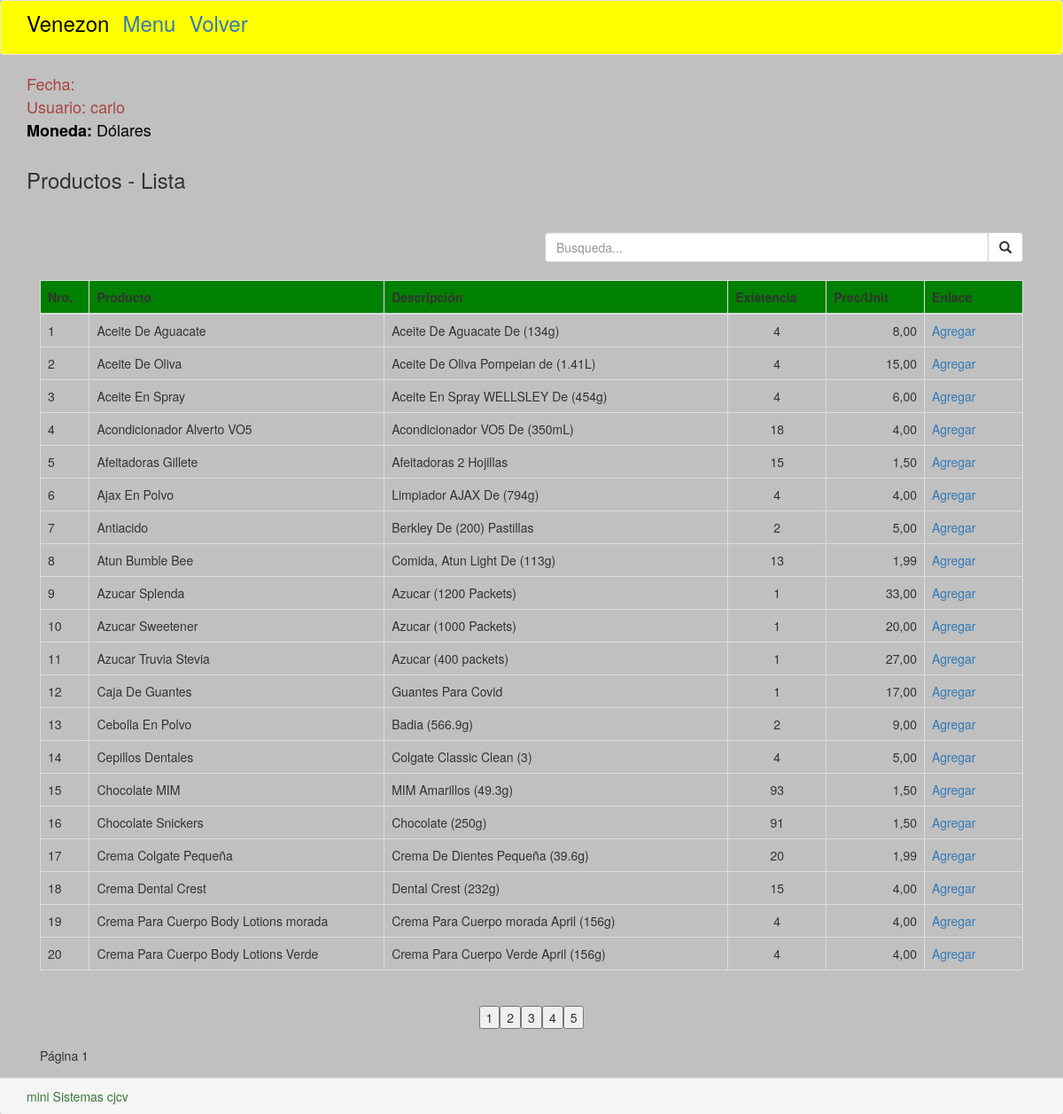
Screenshot of /buscar_productos.php (signed in) with the database file from the repository.
### tables this page shows
CREATE TABLE `tab_productos` (
  `id_producto` int(8) NOT NULL AUTO_INCREMENT,
  `cod_producto_1` int(11) DEFAULT NULL,
  `cod_producto_2` varchar(15) DEFAULT NULL,
  `producto` varchar(100) DEFAULT NULL,
  `descripcion` varchar(250) DEFAULT NULL,
  `precio_compra` double(15,3) DEFAULT '0.000',
  `precio_final` double(15,3) DEFAULT '0.000',
  `ganancia` double(15,3) DEFAULT '0.000',
  `cantidad_producto` int(11) DEFAULT '0',
  `cantidad_venta` int(11) DEFAULT '0',
  `cantidad_existencia` int(11) DEFAULT '0',
  `facturas` varchar(2) DEFAULT 'no',
  `fecha_reg` date DEFAULT NULL,
  `hora_reg` varchar(20) DEFAULT NULL,
  `id_usuario` int(11) DEFAULT '0',
  PRIMARY KEY (`id_producto`)
);

### buscar_productos.php (the view, shortened to what this page needs)
<?php
require_once('coneccion/conexion.php');
$nro=0;
?>
<!DOCTYPE html>
<html>
<head>
<link rel="stylesheet" type="text/css" href="bootstrap/css/bootstrap.min.css">
</head>
<body class="body1">
<nav class="navbar navbar-default">
  <div class="container">
    <div class="navbar-header">
      <p class="navbar-brand"><span class="menu2">Venezon</span></p>
      <p class="navbar-brand"><span class="menu2"><a href="panel.php">Menu</a></span></p>
      <p class="navbar-brand"><span class="menu2"><a href="crear_factura.php">Volver</a></span></p>
    </div>
  </div>
</nav>
<div class="container">
   <p class="usuario3">
   	<span class="encab">
   	<span class="text-danger">
	Fecha: <?php echo $_SESSION['fecha']; ?>
	<br/>
	Usuario: <?php echo $_SESSION['usuario']; ?>
	</span>
	<br/>
	<b>Moneda:</b> <?php echo $_SESSION['moneda_base']; ?>
	</span>
  </p>
  <div class="row">
    <div class="col-md-12">
      <h3>Productos - Lista</h3>
    </div>
  </div>
  <div class="row">
    <div class="col-md-12">
<div class="panel-body">
<?php
	$search_keyword = '';
	$sql = 'SELECT * FROM tab_productos WHERE (producto LIKE :keyword OR descripcion LIKE :keyword OR cod_producto_2 LIKE :keyword OR cantidad_existencia LIKE :keyword OR precio_final LIKE :keyword ) ORDER BY producto ASC';
	$per_page_html = '';
	$page = 1;
	$start=0;
	$limit=" limit " . $start . "," . NRO_REGISTROS;
	$pagination_statement = $pdo_conn->prepare($sql);
	$pagination_statement->bindValue(':keyword', '%' . $search_keyword . '%', PDO::PARAM_STR);
	$pagination_statement->execute();
	$row_count = $pagination_statement->rowCount();
	if(!empty($row_count)){
		$per_page_html .= "<div style='text-align:center;margin:20px 0px;'>";
		$page_count=ceil($row_count/NRO_REGISTROS);
		if($page_count>1) {
			for($i=1;$i<=$page_count;$i++){
				if($i==$page){
					$per_page_html .= '<input type="submit" name="page" value="' . $i . '" class="btn-page current" />';
				} else {
					$per_page_html .= '<input type="submit" name="page" value="' . $i . '" class="btn-page" />';
				}
			}
		}
		$per_page_html .= "</div>";
	}
	$query = $sql.$limit;
	$pdo_statement = $pdo_conn->prepare($query);
	$pdo_statement->bindValue(':keyword', '%' . $search_keyword . '%', PDO::PARAM_STR);
	$pdo_statement->execute();
	$resultados = $pdo_statement->fetchAll();
?>
<form name='frmSearch' action='' method='post'>
<div style='text-align:right;margin:20px 0px;'>
<div class="row"><div class="col-lg-6"></div>
  <div class="col-lg-6">
    <div class="input-group">
      <input type="text" class="form-control" placeholder="Busqueda..."  name='search[keyword]' value="<?php echo $search_keyword; ?>" id='keyword' maxlength='50'>
      <span class="input-group-btn">
        <button class="btn btn-default" type="button"><span class="glyphicon glyphicon-search"></span></button>
      </span>
    </div>
  </div>
</div>
</div>
<div class="table-responsive">
<table class="table table-bordered table-hover">
  <thead>
	<tr class='th_color'>
	  <th class='table-header' width='5%'>Nro.</th>
    <th class='table-header' width='30%'>Producto</th>
	  <th class='table-header' width='35%'>Descripción</th>
    <th class='table-header' width='10%'>Existencia</th>
	  <th class='table-header' width='10%'>Prec/Unit</th>
	  <th class='table-header' width='10%'>Enlace</th>
	</tr>
  </thead>
  <tbody id='table-body'>
	<?php
	if(!empty($resultados)) {
		foreach($resultados as $row) {
	?>
	  <tr class='table-row'>
		<td>
      <?php
        $nro=$nro+1;
        echo $nro;
      ?>
    </td>
		<td><?php echo $row['producto']; ?></td>
		<td><?php echo $row['descripcion']; ?></td>
    <td><div class="monto2"><?php echo $row['cantidad_existencia']; ?></div></td>
		<td><div class="monto"><?php echo number_format($row['precio_final'],2,',','.'); ?></div></td>
		<td><a href="crear_factura.php?id_producto=<?php echo $row['id_producto']?>&producto=<?php echo $row['producto']?>&descripcion=<?php echo $row['descripcion']?>&precio_final=<?php echo $row['precio_final']?>&existencia=<?php echo $row['cantidad_existencia']?> ">Agregar</a></td>
	  </tr>
    <?php
		}
	}
	?>
  </tbody>
</table>
</div>
<?php echo $per_page_html; ?>
</form>
Página <?php echo $page; ?>
</div>
</div>
  </div>
</div>
<div class="panel-footer">
  <div class="container">
   	<?php
  	require("mini.php");
	?>
  </div>
</div>
</body>
</html>

### buscar_productos.php (style rules this page uses)
.usuario3 { color:black; font-size:16px; }
.monto { text-align:right; }
.monto2 { text-align:center; }
.th_color { background: green; }
.navbar { background: yellow; }
.body1 { background:silver; }
.menu2 { font-size:24px; color:black; }
.encab { font-size:18px; }

### rows the page displays
tab_productos: producto "Aceite De Aguacate", descripcion "Aceite De Aguacate De (134g)", cantidad_existencia "4", precio_final "8,00"
tab_productos: producto "Aceite De Oliva", descripcion "Aceite De Oliva Pompeian de (1.41L)", cantidad_existencia "4", precio_final "15,00"
tab_productos: producto "Aceite En Spray", descripcion "Aceite En Spray WELLSLEY De (454g)", cantidad_existencia "4", precio_final "6,00"
tab_productos: producto "Acondicionador Alverto VO5", descripcion "Acondicionador VO5 De (350mL)", cantidad_existencia "18", precio_final "4,00"
tab_productos: producto "Afeitadoras Gillete", descripcion "Afeitadoras 2 Hojillas", cantidad_existencia "15", precio_final "1,50"
tab_productos: producto "Ajax En Polvo", descripcion "Limpiador AJAX De (794g)", cantidad_existencia "4", precio_final "4,00"
tab_productos: producto "Antiacido", descripcion "Berkley De (200) Pastillas", cantidad_existencia "2", precio_final "5,00"
tab_productos: producto "Atun Bumble Bee", descripcion "Comida, Atun Light De (113g)", cantidad_existencia "13", precio_final "1,99"
tab_productos: producto "Azucar Splenda", descripcion "Azucar (1200 Packets)", cantidad_existencia "1", precio_final "33,00"
tab_productos: producto "Azucar Sweetener", descripcion "Azucar (1000 Packets)", cantidad_existencia "1", precio_final "20,00"
tab_productos: producto "Azucar Truvia Stevia", descripcion "Azucar (400 packets)", cantidad_existencia "1", precio_final "27,00"
tab_productos: producto "Caja De Guantes", descripcion "Guantes Para Covid", cantidad_existencia "1", precio_final "17,00"
tab_productos: producto "Cebolla En Polvo", descripcion "Badia (566.9g)", cantidad_existencia "2", precio_final "9,00"
tab_productos: producto "Cepillos Dentales", descripcion "Colgate Classic Clean (3)", cantidad_existencia "4", precio_final "5,00"
tab_productos: producto "Chocolate MIM", descripcion "MIM Amarillos (49.3g)", cantidad_existencia "93", precio_final "1,50"
tab_productos: producto "Chocolate Snickers", descripcion "Chocolate (250g)", cantidad_existencia "91", precio_final "1,50"
tab_productos: producto "Crema Colgate Pequeña", descripcion "Crema De Dientes Pequeña (39.6g)", cantidad_existencia "20", precio_final "1,99"
tab_productos: producto "Crema Dental Crest", descripcion "Dental Crest (232g)", cantidad_existencia "15", precio_final "4,00"
tab_productos: producto "Crema Para Cuerpo Body Lotions morada", descripcion "Crema Para Cuerpo morada April (156g)", cantidad_existencia "4", precio_final "4,00"
tab_productos: producto "Crema Para Cuerpo Body Lotions Verde", descripcion "Crema Para Cuerpo Verde April (156g)", cantidad_existencia "4", precio_final "4,00"

### other values shown
$_SESSION['usuario'] "carlo"
$_SESSION['moneda_base'] "Dólares"
$page "1"
